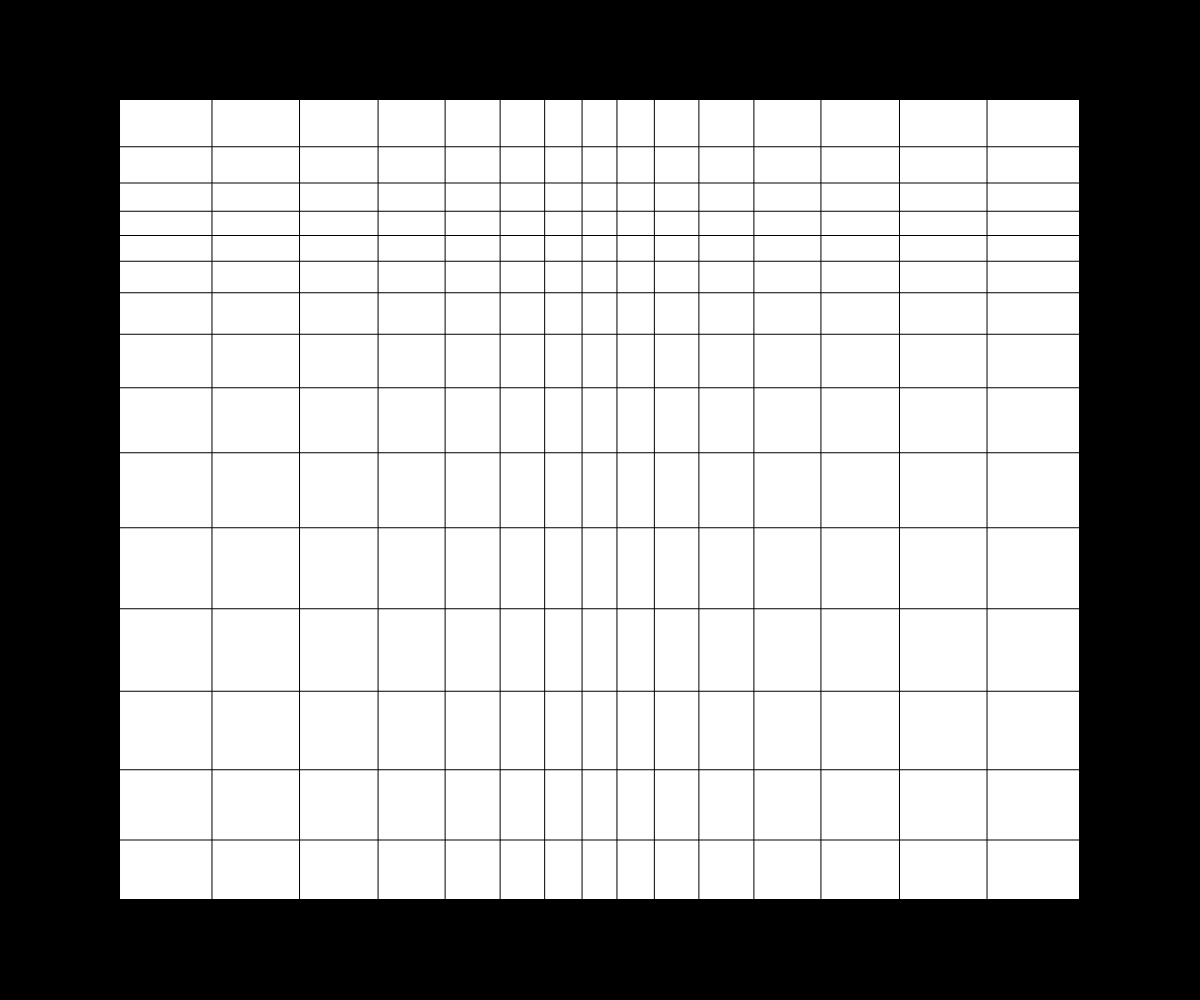
Frame 1 (no input)
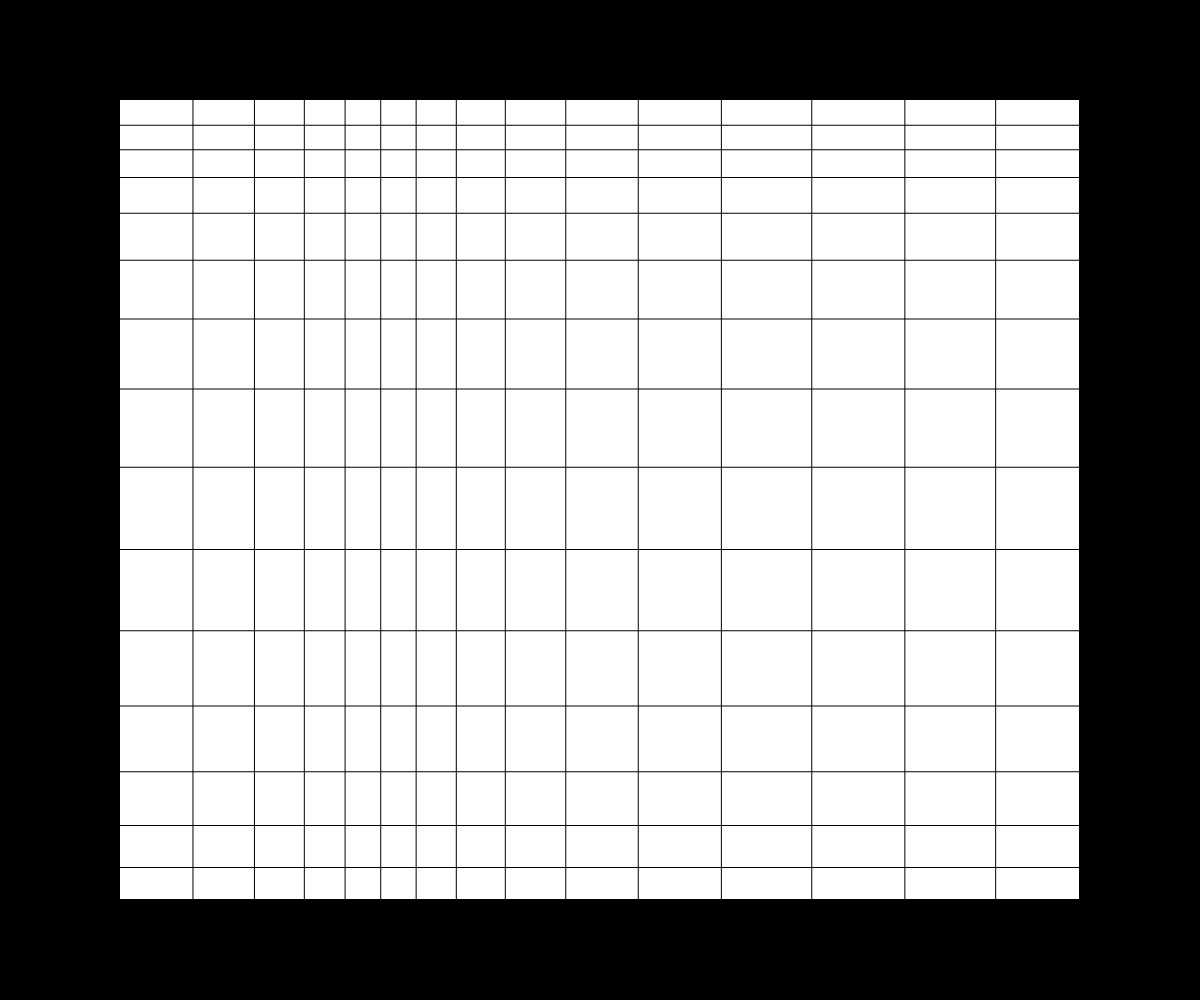
Frame 60 (no input)
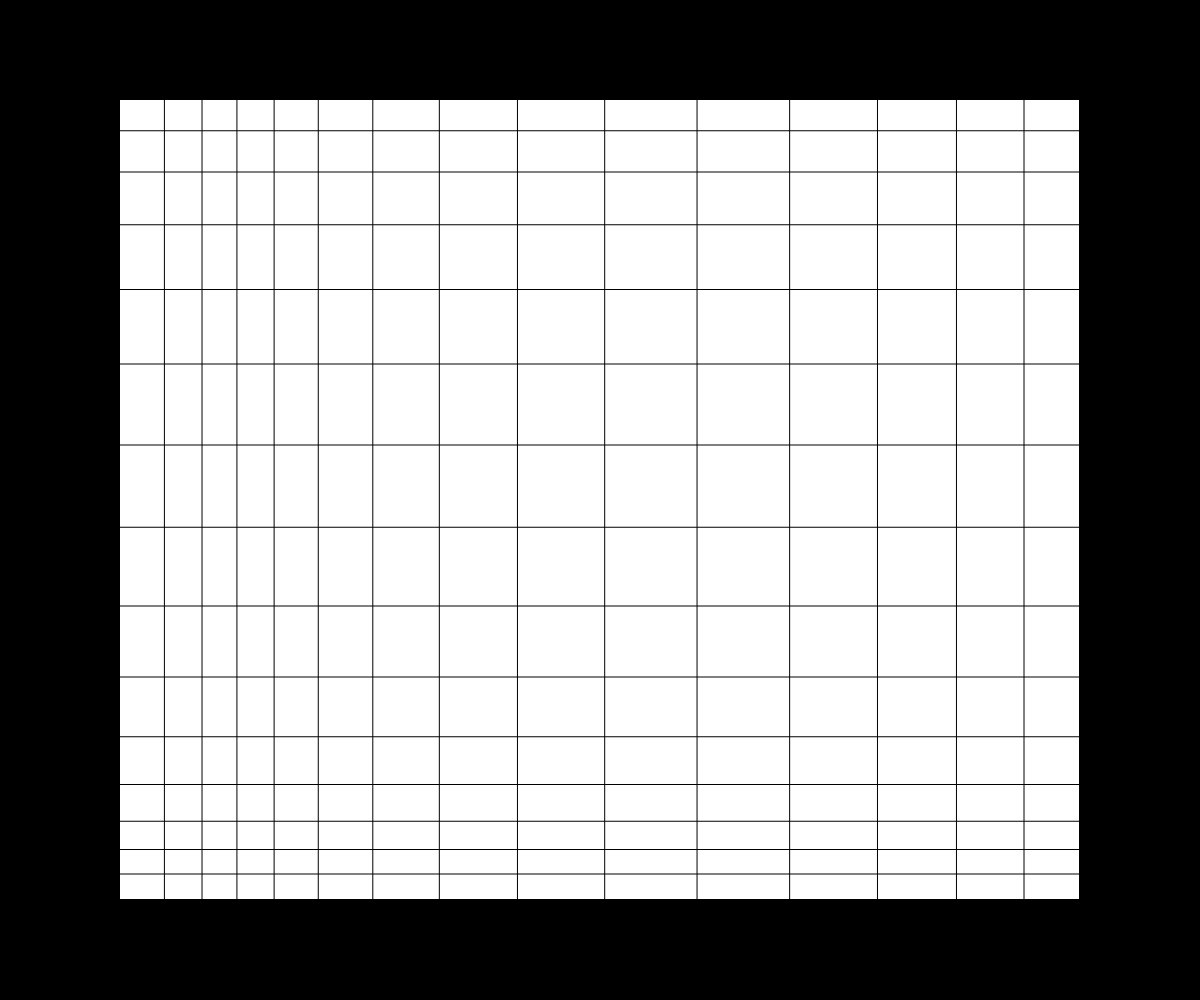
Frame 120 (the mouse pressed at the canvas centre since frame 60)

The p5.js sketch that drew these frames (run headless with seeded random() and noise() and a simulated clock; from frame 60 on, the mouse is pressed at the canvas centre):

// p5.js sketch
// ── sketch.js
function setup() {
	createCanvas(windowWidth, windowHeight);
	colorMode(HSB, 360, 100, 100, 100);
}

let m = 0;
let xspd = 7000;
let yspd = 7000;
let tile = 15;
let upp = 360 / tile;

let showChar = '';
let charHue = 0;
let flashAlpha = 0;

// 5x7 pixel font — each char is 7 rows of 5-bit strings
const FONT = {
  ' ': ['00000','00000','00000','00000','00000','00000','00000'],
  'A': ['01110','10001','10001','11111','10001','10001','10001'],
  'B': ['11110','10001','10001','11110','10001','10001','11110'],
  'C': ['01111','10000','10000','10000','10000','10000','01111'],
  'D': ['11110','10001','10001','10001','10001','10001','11110'],
  'E': ['11111','10000','10000','11110','10000','10000','11111'],
  'F': ['11111','10000','10000','11110','10000','10000','10000'],
  'G': ['01111','10000','10000','10011','10001','10001','01111'],
  'H': ['10001','10001','10001','11111','10001','10001','10001'],
  'I': ['11111','00100','00100','00100','00100','00100','11111'],
  'J': ['11111','00010','00010','00010','00010','10010','01100'],
  'K': ['10001','10010','10100','11000','10100','10010','10001'],
  'L': ['10000','10000','10000','10000','10000','10000','11111'],
  'M': ['10001','11011','10101','10001','10001','10001','10001'],
  'N': ['10001','11001','10101','10011','10001','10001','10001'],
  'O': ['01110','10001','10001','10001','10001','10001','01110'],
  'P': ['11110','10001','10001','11110','10000','10000','10000'],
  'Q': ['01110','10001','10001','10001','10101','10010','01101'],
  'R': ['11110','10001','10001','11110','10100','10010','10001'],
  'S': ['01111','10000','10000','01110','00001','00001','11110'],
  'T': ['11111','00100','00100','00100','00100','00100','00100'],
  'U': ['10001','10001','10001','10001','10001','10001','01110'],
  'V': ['10001','10001','10001','10001','01010','01010','00100'],
  'W': ['10001','10001','10001','10101','10101','11011','10001'],
  'X': ['10001','10001','01010','00100','01010','10001','10001'],
  'Y': ['10001','10001','01010','00100','00100','00100','00100'],
  'Z': ['11111','00001','00010','00100','01000','10000','11111'],
  '0': ['01110','10011','10101','11001','10001','10001','01110'],
  '1': ['00100','01100','00100','00100','00100','00100','01110'],
  '2': ['01110','10001','00001','00110','01000','10000','11111'],
  '3': ['11111','00001','00001','01110','00001','00001','11111'],
  '4': ['10001','10001','10001','11111','00001','00001','00001'],
  '5': ['11111','10000','10000','11110','00001','00001','11110'],
  '6': ['01111','10000','10000','11110','10001','10001','01110'],
  '7': ['11111','00001','00010','00100','01000','01000','01000'],
  '8': ['01110','10001','10001','01110','10001','10001','01110'],
  '9': ['01110','10001','10001','01111','00001','00001','01110'],
  '!': ['00100','00100','00100','00100','00100','00000','00100'],
  '?': ['01110','10001','00001','00110','00100','00000','00100'],
  '.': ['00000','00000','00000','00000','00000','00000','00100'],
  ',': ['00000','00000','00000','00000','00100','00100','01000'],
  '-': ['00000','00000','00000','11111','00000','00000','00000'],
  '+': ['00000','00100','00100','11111','00100','00100','00000'],
  '*': ['00000','10101','01110','11111','01110','10101','00000'],
  '/': ['00001','00001','00010','00100','01000','10000','10000'],
};

function isLit(gx, gy) {
  if (!showChar || !FONT[showChar]) return false;
  const cw = 5, ch = 7;
  const ox = floor((tile - cw) / 2);
  const oy = floor((tile - ch) / 2);
  const cx = gx - ox;
  const cy = gy - oy;
  if (cx < 0 || cx >= cw || cy < 0 || cy >= ch) return false;
  return FONT[showChar][cy][cx] === '1';
}

function keyPressed() {
  if (keyCode === BACKSPACE) {
    showChar = '';
    return false;
  }
  if (keyCode === ESCAPE) {
    showChar = '';
    return false;
  }
  if (key.length === 1) {
    const c = key.toUpperCase();
    if (FONT[c] !== undefined) {
      showChar = c;
    }
  }
  return false;
}

function draw() {
  let wid = width * 0.8;
  let hei = height * 0.8;

  background(0, 0, 0);
  angleMode(DEGREES);
  translate(width / 10, height / 10);
  push();
  translate(floor(1 + sin(m) * -xspd) / 100, floor(1 + cos(m) * -yspd) / 100);

  for (let x = 0; x < tile; x++) {
    for (let y = 0; y < tile; y++) {
      let lit = isLit(x, y);
      noStroke();

      if (showChar) {
        if (lit) {
          fill(0, 0, 100, 100); // white
        } else {
          fill(0, 0, 8, 100); // near-black
        }
      } else {
        fill(0, 0, 100, 100); // original white
      }

      let xx = x * (wid / tile);
      let n = floor(sin(m + x * upp) * xspd) / 100;
      let o = floor(sin(m + (x + 1) * upp) * xspd) / 100;
      let p = floor(cos(m + y * upp) * yspd) / 100;
      let q = floor(cos(m + (y + 1) * upp) * yspd) / 100;
      let yy = y * (hei / tile);
      rectMode(CORNERS);
      rect(xx + n, yy + p, xx + o - 1 + wid / tile, yy + q - 1 + hei / tile);
    }
  }

  pop();

  // Hint text
  if (!showChar) {
    colorMode(RGB);
    fill(255, 255, 255, 60);
    noStroke();
    textSize(13);
    textAlign(CENTER);
    text('type a key', width / 2, height - 20);
    colorMode(HSB, 360, 100, 100, 100);
  }

  if (flashAlpha > 0) flashAlpha -= 3;
  m += 1;
}
